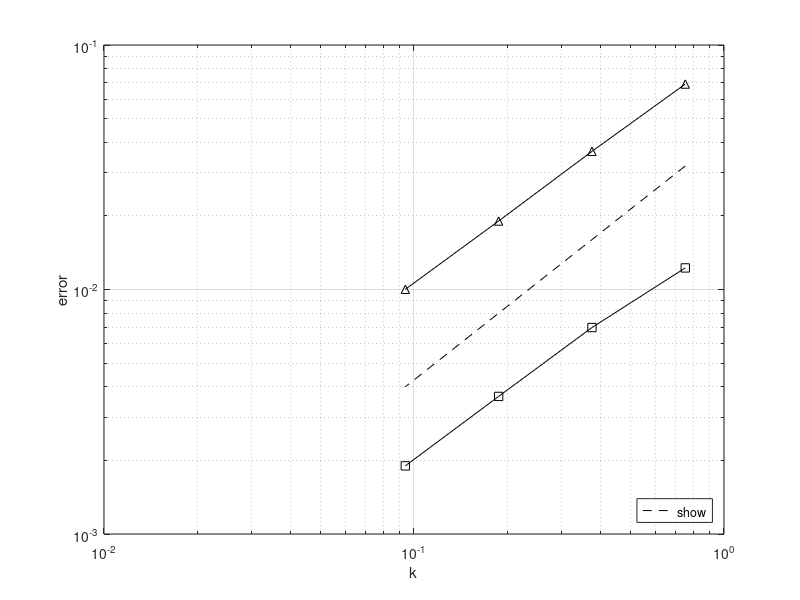

Here is the MATLAB script that generated this plot:
% adjoint BE
time_step = [0.75,0.375,0.1875,0.09375];
reference = [8,4,2,1];
error_v_ell2 = [0.0692109,0.0367221,0.0190557,0.0100172];
error_v_infty = [0.0122538,0.00698932,0.00365394,0.00189943];

loglog(time_step,0.004*reference,'--k','DisplayName','$$O(k)$$');
hold on;
loglog(time_step,error_v_ell2,'-k^','DisplayName','$$\left\|v-v_h \right\|_{\ell^2 ([0,T];H^1(\Omega))}$$');
loglog(time_step,error_v_infty,'-ks','DisplayName','$$\left\|v-v_h\right\|_{\ell^{\infty} ([0,T];L^2(\Omega))}$$');

legend('show', 'Location', 'southeast');
grid on;
xlabel('k');
ylabel('error');